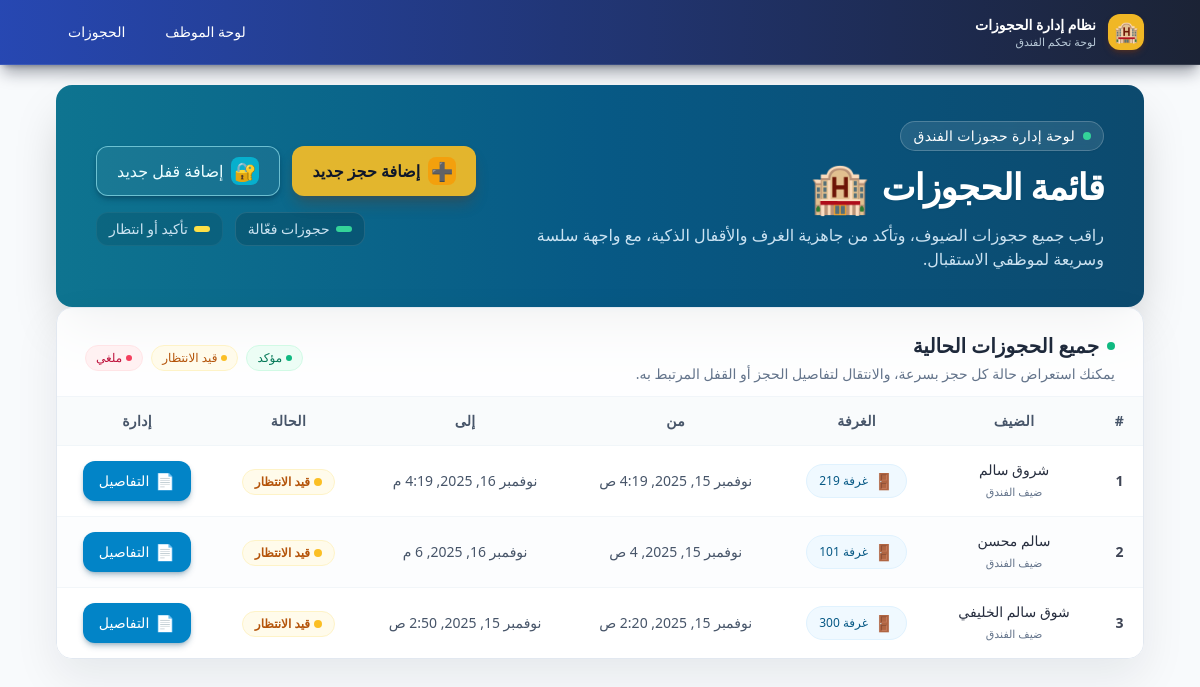
The page /bookings/ on the database as committed earlier.
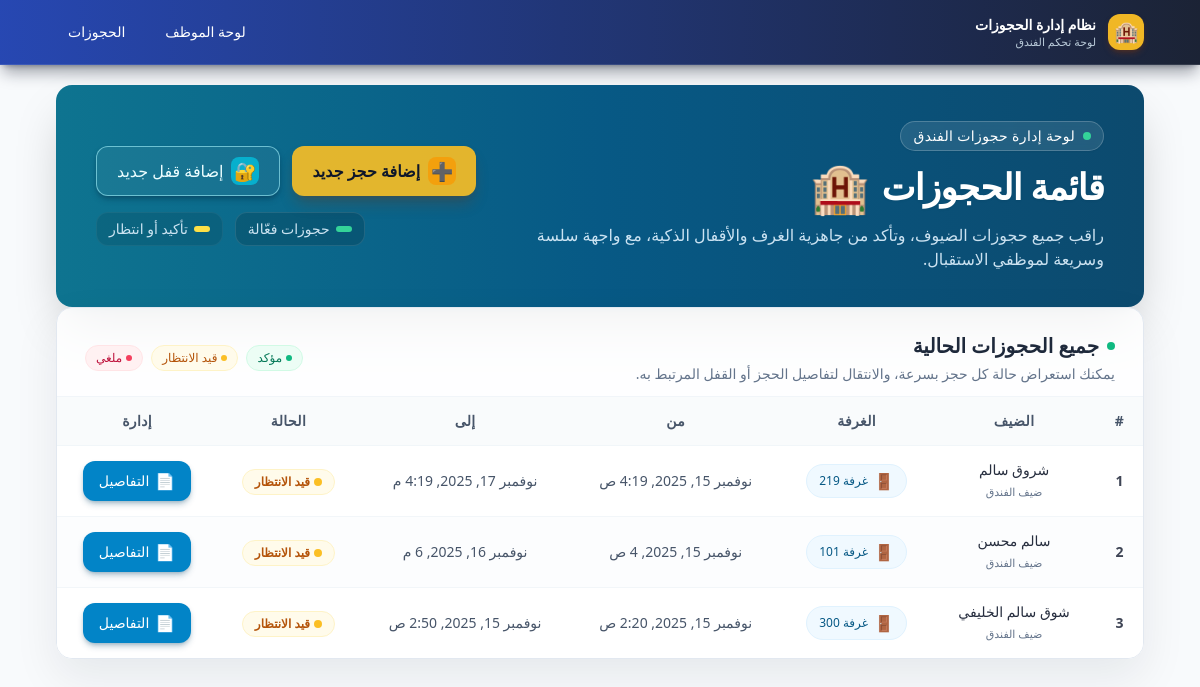
The same page on the database as committed later.
### bookings/models.py (models this page shows, shortened)
class Booking(models.Model):
    PENDING = "pending"
    CONFIRMED = "confirmed"
    CANCELLED = "cancelled"
    EXPIRED = "expired"
    STATUS_CHOICES = [
        (PENDING, "Pending"),
        (CONFIRMED, "Confirmed"),
        (CANCELLED, "Cancelled"),
        (EXPIRED, "Expired"),
    ]
    user = models.ForeignKey(User, on_delete=models.CASCADE, null=True, blank=True)
    guest_name = models.CharField(max_length=100)
    guest_email = models.EmailField(blank=True, null=True)
    room_id = models.CharField(max_length=50)
    start_at = models.DateTimeField()
    end_at = models.DateTimeField()
    status = models.CharField(max_length=20, choices=STATUS_CHOICES, default=PENDING)
    created_at = models.DateTimeField(auto_now_add=True)
    wallet_object_id = models.CharField(max_length=200, blank=True, null=True)
    wallet_save_url = models.URLField(blank=True, null=True)
    smartlock_code = models.CharField(max_length=100, blank=True, null=True)
    smartlock_key_id = models.CharField(max_length=100, blank=True, null=True)

### dashboard/views.py (the view)
# urls.py: path("bookings/", views.booking_list, name="booking_list"),
def booking_list(request):
    bookings = Booking.objects.order_by("-created_at")
    return render(request, "dashboard/booking_list.html", {"bookings": bookings})

### templates/dashboard/booking_list.html (shortened to what the changed rows need)
{% extends "dashboard/base.html" %}
{% block content %}
    <div
        class="relative overflow-hidden rounded-2xl bg-gradient-to-l from-sky-900 via-sky-800 to-cyan-700 text-white shadow-2xl px-6 py-7 sm:px-10 sm:py-9 flex flex-col md:flex-row md:items-center md:justify-between gap-6">
        <div class="space-y-3">
            <h2 class="text-3xl sm:text-4xl font-extrabold tracking-tight flex items-center gap-3">
                <span class="drop-shadow-sm">قائمة الحجوزات</span>
                <span class="text-4xl sm:text-5xl drop-shadow-sm">🏨</span>
            </h2>
        </div>
    </div>
    <div
        class="bg-white/80 backdrop-blur-sm border border-slate-200 rounded-2xl shadow-[0_18px_45px_rgba(15,23,42,0.08)] overflow-hidden animate-rise-soft">
        <div class="overflow-x-auto border-t border-slate-100">
            <table class="min-w-full text-center align-middle text-sm sm:text-base">
                <thead class="bg-slate-50/80 text-slate-600 text-xs sm:text-sm uppercase tracking-wide">
                    <tr>
                        <th class="py-3.5 px-3 sm:px-4 font-semibold">#</th>
                        <th class="py-3.5 px-3 sm:px-4 font-semibold">الضيف</th>
                        <th class="py-3.5 px-3 sm:px-4 font-semibold">الغرفة</th>
                        <th class="py-3.5 px-3 sm:px-4 font-semibold">من</th>
                        <th class="py-3.5 px-3 sm:px-4 font-semibold">إلى</th>
                        <th class="py-3.5 px-3 sm:px-4 font-semibold">الحالة</th>
                        <th class="py-3.5 px-3 sm:px-4 font-semibold">إدارة</th>
                    </tr>
                </thead>
                <tbody class="text-slate-700">
                    {% for booking in bookings %}
                    <tr
                        class="border-t border-slate-100/90 odd:bg-white even:bg-slate-50/40 hover:bg-sky-50/80 transition-colors duration-150 group">
                        <td class="py-3.5 px-3 sm:px-4 font-semibold text-slate-900/80 text-xs sm:text-sm">
                            {{ forloop.counter }}
                        </td>
                        <td class="py-3.5 px-3 sm:px-4 text-sm">
                            <div class="flex flex-col items-center gap-0.5">
                                <span class="font-medium text-slate-900/90 group-hover:text-sky-900 transition-colors">
                                    {{ booking.guest_name }}
                                </span>
                                <span class="text-[11px] text-slate-500">ضيف الفندق</span>
                            </div>
                        </td>
                        <td class="py-3.5 px-3 sm:px-4 text-sm">
                            <span
                                class="inline-flex items-center gap-1.5 rounded-full bg-sky-50 text-sky-800 border border-sky-100 px-3 py-1 text-xs font-medium">
                                <span class="text-base">🚪</span>
                                <span>غرفة {{ booking.room_id }}</span>
                            </span>
                        </td>
                        <td class="py-3.5 px-3 sm:px-4 text-xs sm:text-sm text-slate-600">
                            {{ booking.start_at }}
                        </td>
                        <td class="py-3.5 px-3 sm:px-4 text-xs sm:text-sm text-slate-600">
                            {{ booking.end_at }}
                        </td>
                        <td class="py-3.5 px-3 sm:px-4">
                            {% if booking.status == 'pending' %}
                                <span
                                    class="inline-flex items-center gap-1 rounded-full bg-amber-50 text-amber-700 border border-amber-100 px-3 py-1 text-xs font-semibold animate-soft-pop">
                                    <span class="h-2 w-2 rounded-full bg-amber-400 animate-pulse"></span>
                                    قيد الانتظار
                                </span>
                            {% elif booking.status == 'confirmed' %}
                                <span
                                    class="inline-flex items-center gap-1 rounded-full bg-emerald-50 text-emerald-700 border border-emerald-100 px-3 py-1 text-xs font-semibold animate-soft-pop">
                                    <span class="text-base">✔</span>
                                    مؤكد
                                </span>
                            {% else %}
                                <span
                                    class="inline-flex items-center gap-1 rounded-full bg-rose-50 text-rose-700 border border-rose-100 px-3 py-1 text-xs font-semibold animate-soft-pop">
                                    <span class="text-base">✖</span>
                                    ملغي
                                </span>
                            {% endif %}
                        </td>
                        <td class="py-3.5 px-3 sm:px-4">
                            <a href="{% url 'booking_detail' booking.id %}"
                               class="inline-flex items-center gap-1.5 rounded-xl bg-sky-600 hover:bg-sky-700 text-white text-xs sm:text-sm font-medium px-3.5 sm:px-4 py-2 shadow-md shadow-sky-900/30 transform hover:-translate-y-0.5 hover:shadow-lg transition-all duration-200">
                                <span class="text-base">📄</span>
                                <span>التفاصيل</span>
                            </a>
                        </td>
                    </tr>
                    {% endfor %}
                </tbody>
            </table>
        </div>
    </div>
</div>
{% endblock %}

Rows that differ between the two databases and show on the page:
changed Booking "شروق سالم": end_at "نوفمبر 16, 2025, 4:19 م" → "نوفمبر 17, 2025, 4:19 م"
